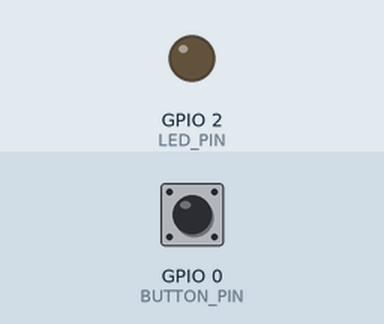
Recording of a sketch running on a simulated ESP32. Shown: output pins drawn as LEDs (lit = HIGH). Inputs (shaded band) come from the test bench; at power-on: GPIO 0 (BUTTON_PIN) HIGH. Nothing arrives over Bluetooth unless stated; a phone connects over Bluetooth LE 3 s after start.

Above: at 0.1 s.
At 3.1 s:
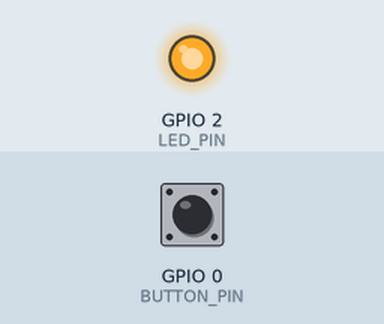
Timing chart, 0 to 4.6 s (numbered marks = the images above):
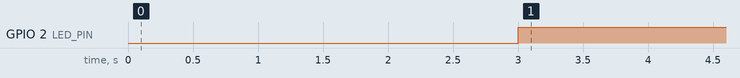

Measured:
- by itself, GPIO 2 (LED_PIN): LOW → HIGH at 3.0 s

The sketch:

panic_button.ino
```cpp
/*
 * Copiloto — Botão de Pânico (ESP32, periférico BLE)
 *
 * Um botão físico ligado a um GPIO do ESP32. Ao ser pressionado (com debounce e
 * confirmação por tempo de pressão), o ESP32 envia uma notificação BLE para o app
 * Android, que dispara o alerta de emergência.
 *
 * Contrato BLE (igual ao app — PanicButtonBle.kt):
 *   Service UUID : 6b2f0001-5f3a-4b3e-9a1e-2d4c6f8a0b01
 *   Char UUID    : 6b2f0002-5f3a-4b3e-9a1e-2d4c6f8a0b02  (NOTIFY)
 *   Nome anunciado: "Copiloto-Panico"
 *   Payload (5 bytes): [0]=0x01 (PANIC) + [1..4]=sequência uint32 little-endian
 *   A sequência incrementa a cada acionamento — o app ignora repetições (anti-duplicação).
 *
 * Hardware:
 *   - Botão entre o GPIO (BUTTON_PIN) e o GND (usa INPUT_PULLUP).
 *   - LED opcional no LED_PIN para indicar conexão.
 *
 * Bibliotecas: usa a "ESP32 BLE Arduino" (inclusa no core do ESP32 no Arduino IDE).
 */

#include <BLEDevice.h>
#include <BLEServer.h>
#include <BLEUtils.h>
#include <BLE2902.h>

static const char* SERVICE_UUID = "6b2f0001-5f3a-4b3e-9a1e-2d4c6f8a0b01";
static const char* CHAR_UUID    = "6b2f0002-5f3a-4b3e-9a1e-2d4c6f8a0b02";
static const char* DEVICE_NAME  = "Copiloto-Panico";

static const int BUTTON_PIN = 0;   // botão para o GND (GPIO0 = BOOT na maioria das devkits)
static const int LED_PIN    = 2;   // LED onboard em muitas placas

// Confiabilidade: debounce + pressão mínima evitam falso acionamento por ruído/toque.
static const unsigned long DEBOUNCE_MS   = 50;
static const unsigned long HOLD_TO_FIRE  = 600;   // segure ~0,6s para disparar
static const unsigned long REARM_MS      = 1500;  // tempo mínimo entre disparos

BLECharacteristic* panicChar = nullptr;
bool deviceConnected = false;
uint32_t seq = 0;

unsigned long pressStart = 0;
bool counted = false;        // já contou este pressionamento?
unsigned long lastFire = 0;

class ServerCallbacks : public BLEServerCallbacks {
  void onConnect(BLEServer* s) override {
    deviceConnected = true;
    digitalWrite(LED_PIN, HIGH);
  }
  void onDisconnect(BLEServer* s) override {
    deviceConnected = false;
    digitalWrite(LED_PIN, LOW);
    BLEDevice::startAdvertising();   // volta a anunciar para reconectar
  }
};

void sendPanic() {
  if (!deviceConnected || panicChar == nullptr) return;
  seq++;
  uint8_t payload[5];
  payload[0] = 0x01;                       // EVENT_PANIC
  payload[1] = (uint8_t)(seq & 0xFF);      // little-endian
  payload[2] = (uint8_t)((seq >> 8) & 0xFF);
  payload[3] = (uint8_t)((seq >> 16) & 0xFF);
  payload[4] = (uint8_t)((seq >> 24) & 0xFF);
  panicChar->setValue(payload, sizeof(payload));
  panicChar->notify();

  // Pisca o LED para feedback local.
  for (int i = 0; i < 3; i++) { digitalWrite(LED_PIN, LOW); delay(60); digitalWrite(LED_PIN, HIGH); delay(60); }
}

void setup() {
  pinMode(BUTTON_PIN, INPUT_PULLUP);
  pinMode(LED_PIN, OUTPUT);
  digitalWrite(LED_PIN, LOW);

  BLEDevice::init(DEVICE_NAME);
  BLEServer* server = BLEDevice::createServer();
  server->setCallbacks(new ServerCallbacks());

  BLEService* service = server->createService(SERVICE_UUID);
  panicChar = service->createCharacteristic(
      CHAR_UUID,
      BLECharacteristic::PROPERTY_NOTIFY | BLECharacteristic::PROPERTY_READ);
  panicChar->addDescriptor(new BLE2902());   // CCCD, para o app habilitar notify
  service->start();

  BLEAdvertising* advertising = BLEDevice::getAdvertising();
  advertising->addServiceUUID(SERVICE_UUID);
  advertising->setScanResponse(true);
  BLEDevice::startAdvertising();
}

void loop() {
  bool pressed = (digitalRead(BUTTON_PIN) == LOW);   // LOW = pressionado (pull-up)

  if (pressed) {
    if (pressStart == 0) { pressStart = millis(); counted = false; }
    unsigned long held = millis() - pressStart;
    if (!counted && held >= DEBOUNCE_MS + HOLD_TO_FIRE && (millis() - lastFire) > REARM_MS) {
      counted = true;
      lastFire = millis();
      sendPanic();
    }
  } else {
    pressStart = 0;
    counted = false;
  }

  delay(10);
}
```
